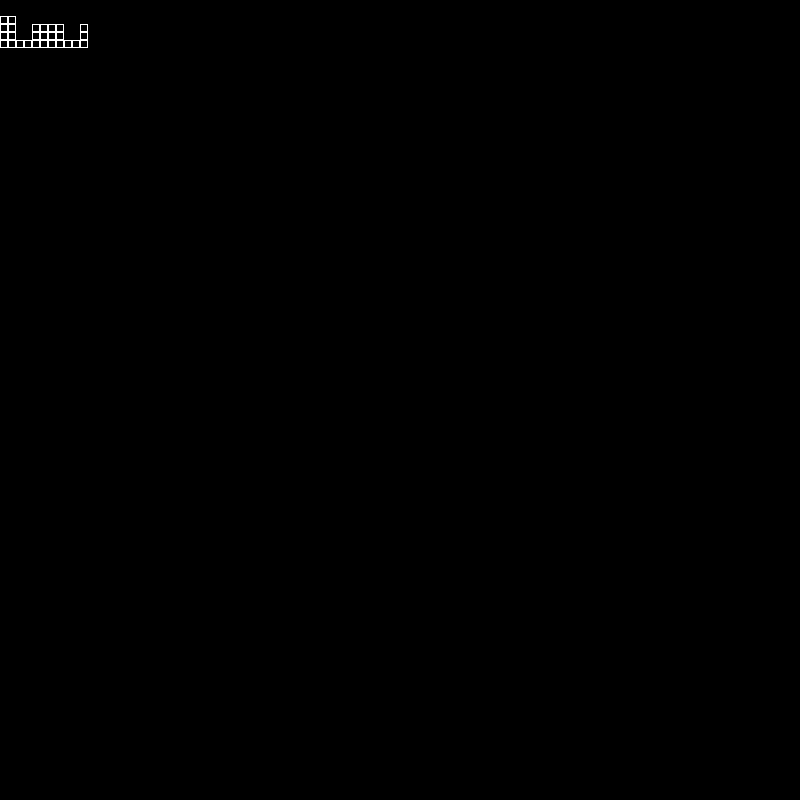

Tiled map render using the project's own tile images. Description and the map definition, with tile-layer contents summarised, below:
An orthogonal 100x100 tile map with 8x8 px tiles, 1 tile layer (tiles) and 1 object (player).

<map version="1.4" tiledversion="1.4.1" orientation="orthogonal" renderorder="right-down" compressionlevel="0" width="100" height="100" tilewidth="8" tileheight="8" infinite="0" nextlayerid="7" nextobjectid="11">
 <editorsettings>
  <export target="map.json" format="json" />
 </editorsettings>
 <tileset firstgid="1" name="tiles" tilewidth="8" tileheight="8" tilecount="256" columns="16">
  <image source="tiles.png" width="128" height="128" />
 </tileset>
 <layer id="1" name="tiles" width="100" height="100">
  <data>[10000 cells, 27 non-empty, 1 distinct tile ids]</data>
 </layer>
 <objectgroup id="2" name="objects">
  <object id="10" name="player" x="40" y="8" width="16" height="16" />
 </objectgroup>
</map>
